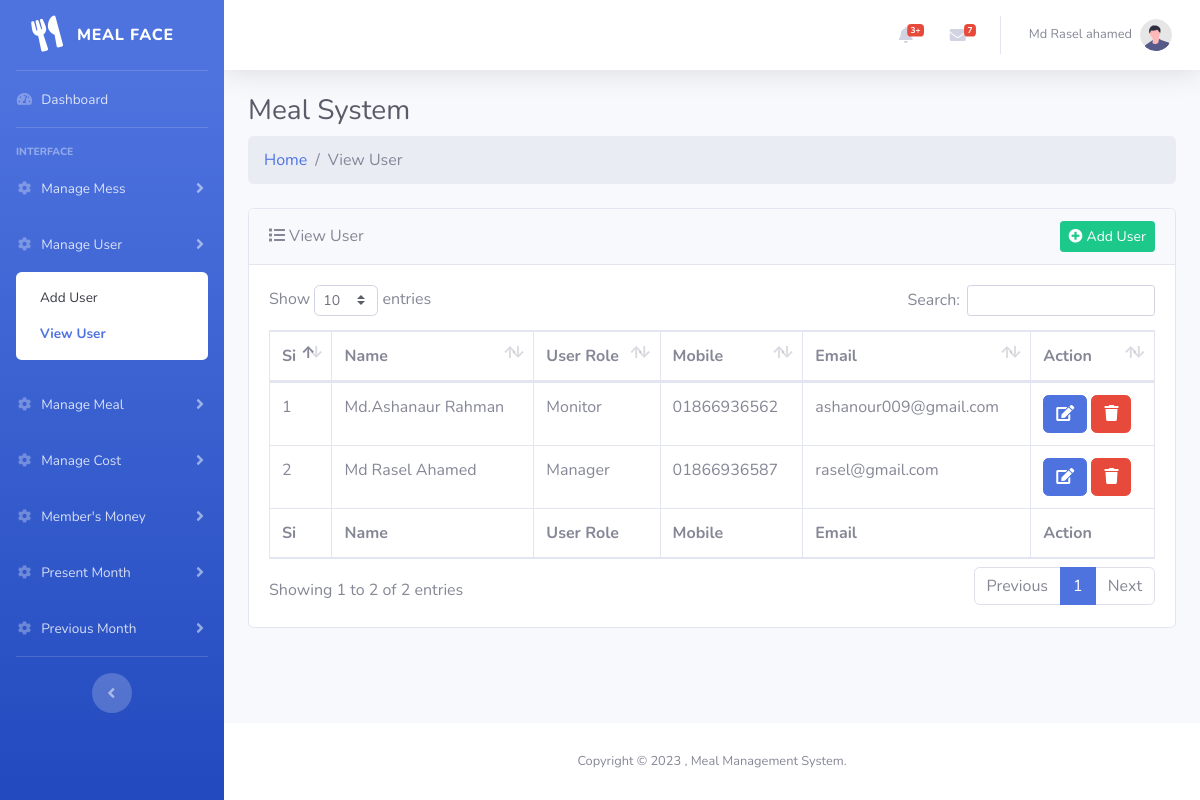
The page /backend/view-user.php (signed in) on the database its author committed.
### tables this page shows
CREATE TABLE `users` (
  `user_id` int(11) NOT NULL,
  `user_name` varchar(255) NOT NULL,
  `user_role` varchar(255) NOT NULL DEFAULT 'member',
  `user_mobile` varchar(255) DEFAULT NULL,
  `user_email` varchar(255) DEFAULT NULL,
  `user_password` varchar(255) NOT NULL,
  `mess_id` int(11) DEFAULT NULL
);

### backend/controller/main.php (called while the page is built, shortened)
<?php
    class Main{
        protected $host = "localhost";
        protected $user = "root";
        protected $pass = "";
        protected $db = "php_meal";
        protected $con;
        public function __construct(){
            if(!isset($this->con)){
                $this->con = new mysqli($this->host,$this->user,$this->pass,$this->db);
            }
            return $this->con;
        }
        public function getAllUser($messId){
            $this->sql = "SELECT * FROM `users` WHERE `mess_id` = '$messId'";
            $this->result = $this->con->query($this->sql);
            if($this->result == true){
                return $this->result;
            }else{
                return false;
            }
        }
    }
?>

### backend/view-user.php (the view, shortened to what this page needs)
<?php
    include "inc/header.php";
    $obj = new Main();
    $messId = $_SESSION['mess_id'];
    $users = $obj->getAllUser($messId);
    ?>
<div class="container-fluid">
    <div class="d-sm-flex align-items-center justify-content-between mb-2">
        <h3 class="h3 mb-0 text-gray-800">Meal System</h3>
    </div>
    <ol class="breadcrumb mb-4">
        <li class="breadcrumb-item"><a href="index.php">Home</a></li>
        <li class="breadcrumb-item active">View User</li>
    </ol>
    <div class="card mb-4">
        <div class="card-header d-flex justify-content-between align-items-center">
            <span><i class="fas fa-list mr-1"></i>View User</span>
            <small class="d-sm-block"><a href="add-user.php" class="btn btn-success btn-sm"><i
                        class="fas fa-plus-circle mr-1"></i>Add User</a></small>
        </div>
        <div class="card-body">
            <div class="table-responsive">
                <table class="table table-bordered" id="dataTable" width="100%" cellspacing="0">
                    <thead>
                        <tr>
                            <th>Si</th>
                            <th>Name</th>
                            <th>User Role</th>
                            <th>Mobile</th>
                            <th>Email</th>
                            <th>Action</th>
                        </tr>
                    </thead>
                    <tfoot>
                        <tr>
                            <th>Si</th>
                            <th>Name</th>
                            <th>User Role</th>
                            <th>Mobile</th>
                            <th>Email</th>
                            <th>Action</th>
                        </tr>
                    </tfoot>
                    <tbody>
                        <?php
                            if($users->num_rows>0){
                                $si = 1;
                                while($row = $users->fetch_object()){
                                    ?>
                        <tr>
                            <td><?php echo $si; ?></td>
                            <td class="text-capitalize"><?php echo $row->user_name; ?></td>
                            <td><?php echo $row->user_role; ?></td>
                            <td><?php echo $row->user_mobile; ?></td>
                            <td><?php echo $row->user_email; ?></td>
                            <td>
                                <a class="btn btn-primary" href="add-user.php?user-id=<?php echo $row->user_id; ?>"><i class="fas fa-edit"></i></a>
                                <a class="btn btn-danger" href="#"><i class="fas fa-trash"></i></a>
                            </td>
                        </tr>
                        <?php
                            $si++;
                                }
                            }
                        ?>
                    </tbody>
                </table>
            </div>
        </div>
    </div>
</div>
<?php include "inc/footer.php"; ?>

### rows shown on the page
users: user_name "Md.Ashanaur Rahman", user_role "Monitor", user_mobile "01866936562", user_email "ashanour009@gmail.com"
users: user_name "Md Rasel Ahamed", user_role "Manager", user_mobile "01866936587", user_email "rasel@gmail.com"

### other values the page prints
$_SESSION['user_name'] "Md Rasel ahamed"
